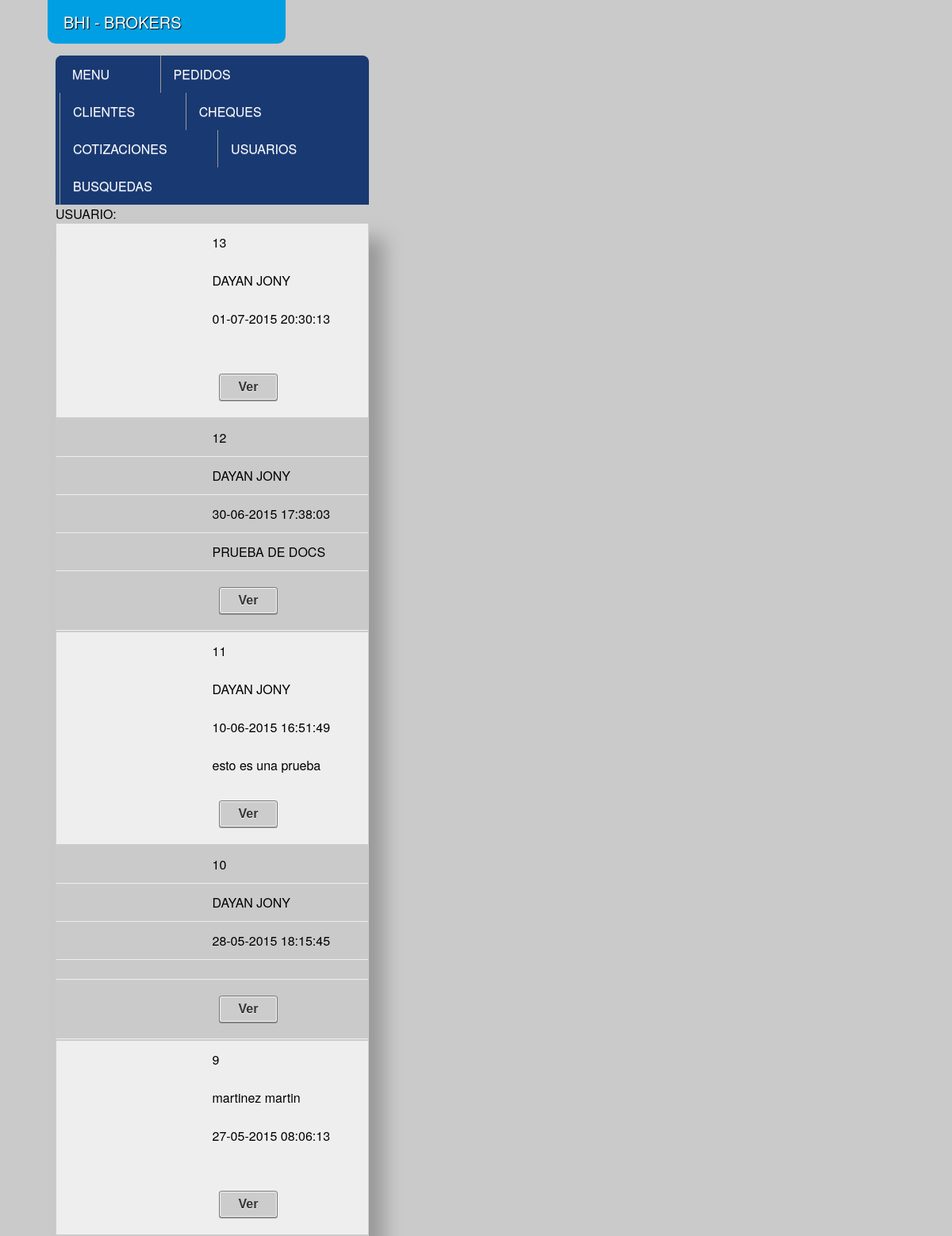
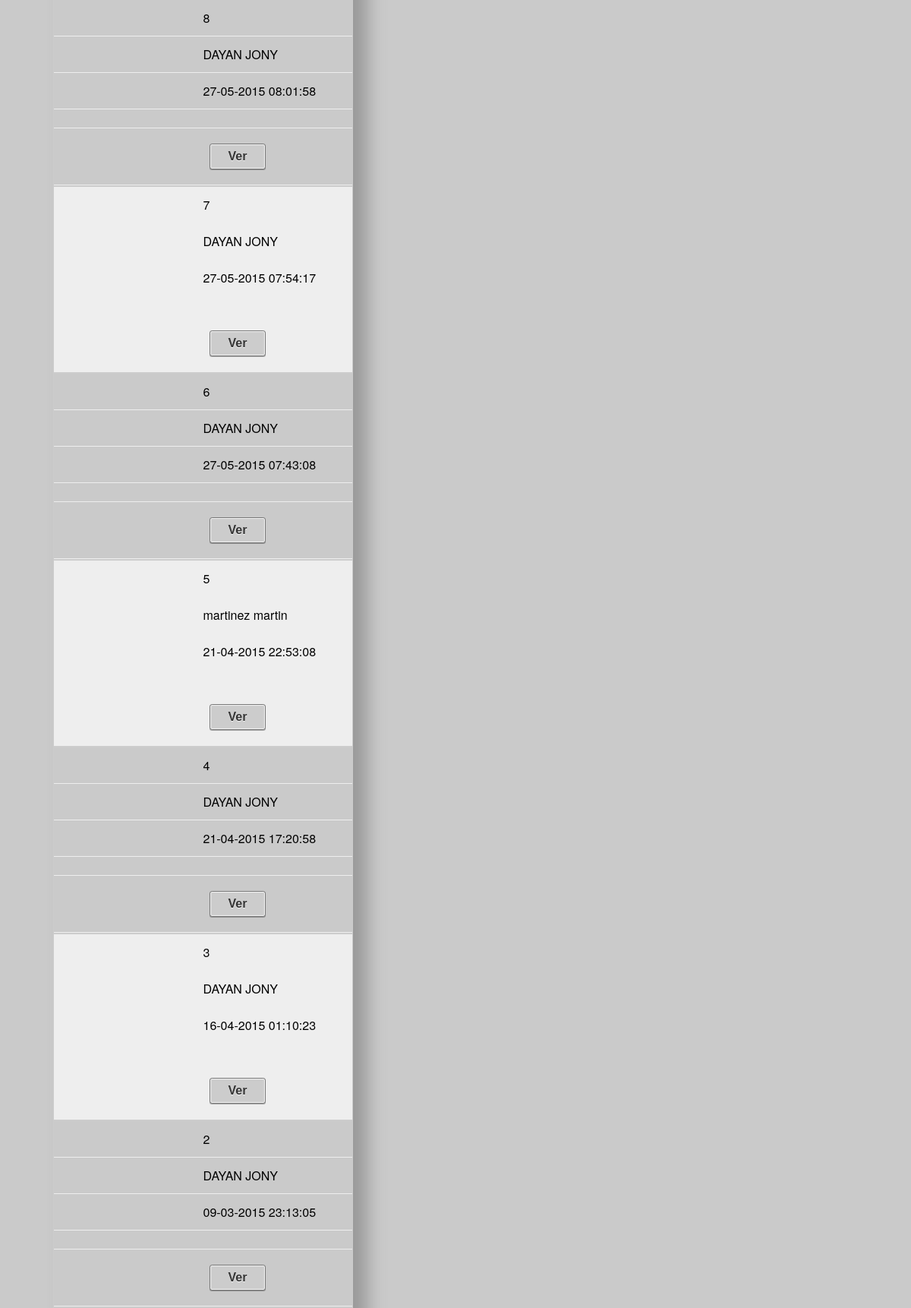
Page /presu.php (upper part) on the committed database (2 pictures, top to bottom).
### tables this page shows
CREATE TABLE IF NOT EXISTS `presupuestos` (
  `cod_presu` int(11) NOT NULL AUTO_INCREMENT,
  `cod_cli` int(11) NOT NULL,
  `observa_presu` char(150) NOT NULL,
  `estado_presu` int(1) NOT NULL DEFAULT '1',
  `contrato` char(100) NOT NULL,
  `pi` char(100) NOT NULL,
  `po` char(100) NOT NULL,
  `fecha_alta` timestamp NOT NULL DEFAULT CURRENT_TIMESTAMP,
  PRIMARY KEY (`cod_presu`)
);

CREATE TABLE IF NOT EXISTS `clientes` (
  `cod_cli` int(11) NOT NULL AUTO_INCREMENT,
  `ape_cli` char(40) NOT NULL,
  `nom_cli` char(40) NOT NULL,
  `dni` int(8) NOT NULL,
  `cuil` int(11) NOT NULL,
  `dir_per` char(80) NOT NULL,
  `tel_per` int(20) NOT NULL,
  `tel_movil` int(24) NOT NULL,
  `cp_per` char(40) NOT NULL,
  `cuil_empre` int(11) NOT NULL,
  `dir_empre` char(150) NOT NULL,
  `tel_empre` int(20) NOT NULL,
  `cp_empre` char(40) NOT NULL,
  `int_empre` int(8) NOT NULL,
  PRIMARY KEY (`cod_cli`)
);

### presu.php (the view, shortened to what this page needs)
<?php
 $Xnombre ="";
 $criterio = " true ";
 $TAMANO_PAGINA = 20;
 $pagina = $_GET['pagina'];
 if (!$pagina){
     $inicio = 0;
     }
    else
    {
     $cantidad = $_SESSION['canti'];
     $inicio = ($pagina-1) * $TAMANO_PAGINA;
    }
  $criterio.=" order by fecha_alta DESC LIMIT ".$TAMANO_PAGINA." OFFSET ".$inicio." ";
  $sqlc = "select * from presupuestos INNER JOIN clientes ON presupuestos.cod_cli = clientes.cod_cli  where ".$criterio."";
    $dbc  = conecto();
	$rc   = mysqli_query($dbc, $sqlc);
?>
<!DOCTYPE html>
<html>
 <head>
	<link rel="stylesheet" href="css/style.css">
    <link rel="stylesheet" type="text/css" href="css/slimmenu.css">
 </head>
<body>
	<div class="logo">BHI - BROKERS</div>
	<div id="page-wrap">
    <?php include 'menu.php'; ?>
	<p>USUARIO: <?php echo $Xnombre; ?></p>
     <table class="sombra">
		<tbody>
        <?php
			while ($arr = mysqli_fetch_array($rc))
			{
		 ?>
		<tr>
			<td><?php echo $num_presu = trim($arr['cod_presu']);?></td>
			<td><?php
					$ape_cli = trim($arr['ape_cli']);
					$nom_cli = trim($arr['nom_cli']);
					echo $ape_cli." ".$nom_cli;
				?>
				</td>
				<td><div style="background-color:<?php echo $color;?>"><?php echo $fecha_alta = date("d-m-Y  H:i:s", strtotime($arr['fecha_alta'])); ?></div></td>
            <td><?php
            			echo $observa_presu = trim($arr['observa_presu']);
            	?></td>
			<td><a href="<?php 	echo 'nuevopresu.php?cod='.$num_presu; ?>"><button class="button"><?php
								echo 'Ver';
							?></button></a></td>
		</tr>
        <?php
			}
 		 ?>
		</tbody>
	</table>
    <br>
    <br>
	</div>
</body>
</html>

### css/style.css (style rules this page uses)
* { margin: 0; padding: 0; }
a:link { text-decoration:none; color: red; }
body { background: #cacaca; margin: 0; padding: 20px; font-family: "HelveticaNeue-Light", "Helvetica Neue Light", "Helvetica Neue", Helvetica, Arial, "Lucida Grande", sans-serif; font-weight: 300; }
.logo { display: block; top: 0px; position: absolute; left: 5%; width:300px; font-size:20px; background: #009FE3; height: 55px; padding-left: 20px; color: #FFF; line-height: 55px; text-shadow: 1px 1px 1px rgba(0,0,0,1); box-sizing: border-box; border-radius: 0px 0px 10px 10px; -moz-border-radius: 0px 0px 10px 10px; -webkit-border-radius: 0px 0px 10px 10px; border: 0px solid #000000; }
#page-wrap { margin: 50px; }
table { width: 100%; border-collapse: collapse; }
tr:nth-of-type(odd) { background: #eee; }
td, th { padding: 12px 12px; border: 1px solid #ccc; text-align: left; }
@media only screen and (max-width: 760px),
	(min-device-width: 768px) and (max-device-width: 1024px) { table, thead, tbody, th, td, tr { display: block; } }
@media only screen and (max-width: 760px),
	(min-device-width: 768px) and (max-device-width: 1024px) { tr { border: 1px solid #ccc; } }
@media only screen and (max-width: 760px),
	(min-device-width: 768px) and (max-device-width: 1024px) { td { border: none; border-bottom: 1px solid #eee; position: relative; padding-left: 50%; } }
@media only screen and (max-width: 760px),
	(min-device-width: 768px) and (max-device-width: 1024px) { td:before { position: absolute; top: 6px; left: 6px; width: 45%; padding-right: 10px; white-space: nowrap; } }
@media only screen and (min-device-width: 768px) and (max-device-width: 1024px) { body { width: 495px; } }
.button, .bt_plus_plus { display: inline-block; white-space: nowrap; background-color: #ccc; background-image: linear-gradient(top, #eee, #ccc); filter: progid:DXImageTransform.Microsoft.gradient(startColorStr='#eeeeee', EndColorStr='#cccccc'); border: 1px solid #777; padding: 0 1.5em; margin: 0.5em; font: bold 1em/2em Arial, Helvetica; text-decoration: none; color: #333; text-shadow: 0 1px 0 rgba(255,255,255,.8); border-radius: .2em; box-shadow: 0 0 1px 1px rgba(255,255,255,.8) inset, 0 1px 0 rgba(0,0,0,.3); }
.button:before { background: #ccc; background: rgba(0,0,0,.1); float: left; width: 1em; text-align: center; font-size: 1.5em; margin: 0 1em 0 -1em; padding: 0 .2em; box-shadow: 1px 0 0 rgba(0,0,0,.5), 2px 0 0 rgba(255,255,255,.5); border-radius: .15em 0 0 .15em; pointer-events: none; }
.sombra { box-shadow: 19px 19px 22px #999; -webkit-box-shadow: 19px 19px 22px #999; -moz-box-shadow: 18px 18px 23px #999; filter: progid:DXImageTransform.Microsoft.Shadow(color='#666666', Direction=135, Strength=4); }

### css/slimmenu.css (style rules this page uses)
a, a:active { text-decoration: none }

### rows in the picture
presupuestos: cod_presu "13", cod_cli.ape_cli "DAYAN", cod_cli.nom_cli "JONY", fecha_alta "01-07-2015 20:30:13"
presupuestos: cod_presu "12", cod_cli.ape_cli "DAYAN", cod_cli.nom_cli "JONY", fecha_alta "30-06-2015 17:38:03", observa_presu "PRUEBA DE DOCS"
presupuestos: cod_presu "11", cod_cli.ape_cli "DAYAN", cod_cli.nom_cli "JONY", fecha_alta "10-06-2015 16:51:49", observa_presu "esto es una prueba"
presupuestos: cod_presu "10", cod_cli.ape_cli "DAYAN", cod_cli.nom_cli "JONY", fecha_alta "28-05-2015 18:15:45"
presupuestos: cod_presu "9", cod_cli.ape_cli "martinez", cod_cli.nom_cli "martin", fecha_alta "27-05-2015 08:06:13"
presupuestos: cod_presu "8", cod_cli.ape_cli "DAYAN", cod_cli.nom_cli "JONY", fecha_alta "27-05-2015 08:01:58"
presupuestos: cod_presu "7", cod_cli.ape_cli "DAYAN", cod_cli.nom_cli "JONY", fecha_alta "27-05-2015 07:54:17"
presupuestos: cod_presu "6", cod_cli.ape_cli "DAYAN", cod_cli.nom_cli "JONY", fecha_alta "27-05-2015 07:43:08"
presupuestos: cod_presu "5", cod_cli.ape_cli "martinez", cod_cli.nom_cli "martin", fecha_alta "21-04-2015 22:53:08"
presupuestos: cod_presu "4", cod_cli.ape_cli "DAYAN", cod_cli.nom_cli "JONY", fecha_alta "21-04-2015 17:20:58"
presupuestos: cod_presu "3", cod_cli.ape_cli "DAYAN", cod_cli.nom_cli "JONY", fecha_alta "16-04-2015 01:10:23"
presupuestos: cod_presu "2", cod_cli.ape_cli "DAYAN", cod_cli.nom_cli "JONY", fecha_alta "09-03-2015 23:13:05"
